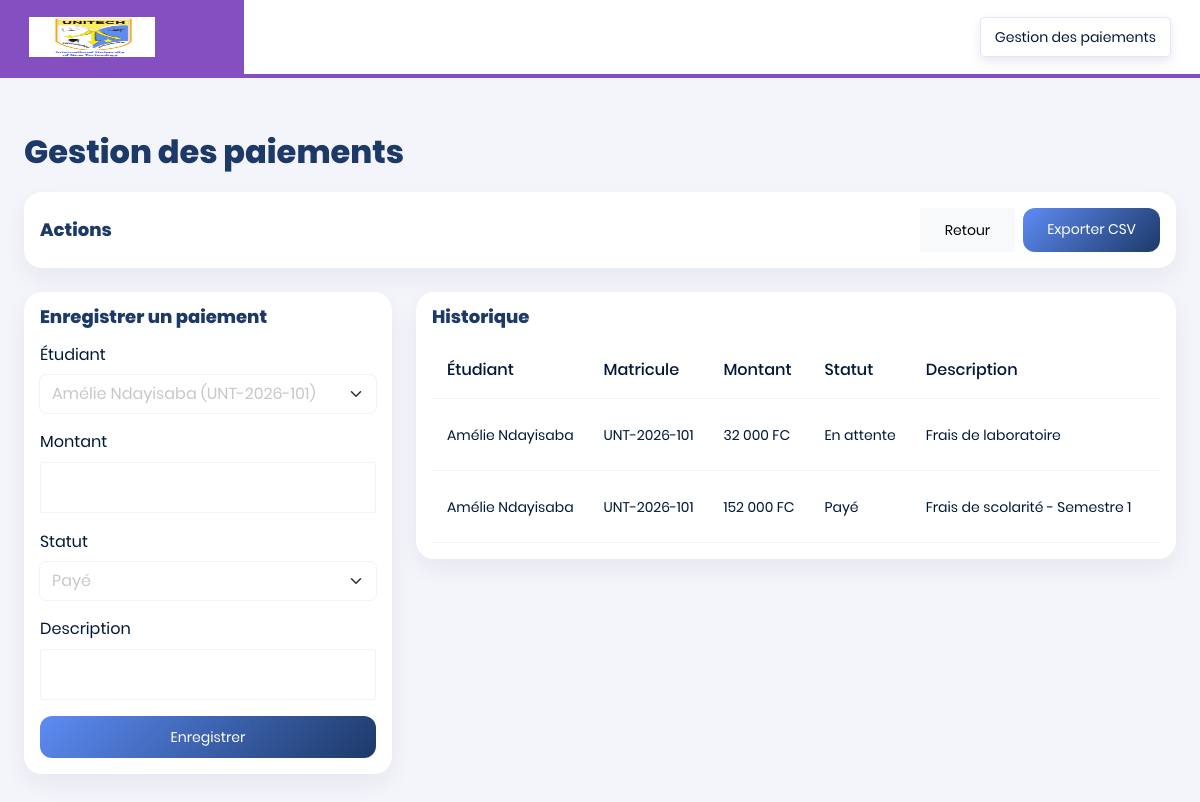
The app's page /payments.php (signed in) with its own data.
### tables this page shows
CREATE TABLE payments (
            id INTEGER PRIMARY KEY AUTOINCREMENT,
            user_id INTEGER NOT NULL,
            amount REAL NOT NULL,
            status TEXT NOT NULL,
            description TEXT NOT NULL,
            created_at TEXT NOT NULL DEFAULT CURRENT_TIMESTAMP,
            FOREIGN KEY(user_id) REFERENCES users(id)
        );

CREATE TABLE users (
            id INTEGER PRIMARY KEY AUTOINCREMENT,
            name TEXT NOT NULL,
            email TEXT NOT NULL UNIQUE,
            password_hash TEXT NOT NULL,
            profile TEXT NOT NULL,
            matricule TEXT NOT NULL UNIQUE,
            created_at TEXT NOT NULL DEFAULT CURRENT_TIMESTAMP
        );

### payments.php (the view, shortened to what this page needs)
<?php
$pdo = getDbConnection();
$editPayment = null;
$students = $pdo->query("SELECT id, name, matricule FROM users WHERE profile = 'student' ORDER BY id DESC")->fetchAll();
$payments = $pdo->query('SELECT p.id, u.name, u.matricule, p.amount, p.status, p.description, p.created_at FROM payments p JOIN users u ON u.id = p.user_id ORDER BY p.id DESC')->fetchAll();
?>
<!DOCTYPE html>
<html lang="fr">
<head>
  <link rel="stylesheet" href="assets/vendors/typicons/typicons.css">
  <link rel="stylesheet" href="assets/vendors/css/vendor.bundle.base.css">
  <link rel="stylesheet" href="assets/css/style.css">
</head>
<body>
  <div class="container-scroller">
    <nav class="navbar col-lg-12 col-12 p-0 fixed-top d-flex flex-row">
      <div class="navbar-brand-wrapper d-flex justify-content-center">
        <div class="navbar-brand-inner-wrapper d-flex justify-content-between align-items-center w-100">
          <a class="navbar-brand brand-logo" href="/index.php"><img src="assets/images/logo.jpg" alt="logo" /></a>
        </div>
      </div>
      <div class="navbar-menu-wrapper d-flex align-items-center justify-content-end">
        <ul class="navbar-nav navbar-nav-right">
          <li class="nav-item nav-date dropdown"><a class="nav-link d-flex justify-content-center align-items-center" href="javascript:;"><h6 class="date mb-0">Gestion des paiements</h6></a></li>
        </ul>
      </div>
    </nav>
    <div class="page-body-wrapper">
      <div class="main-panel w-100">
        <div class="content-wrapper">
          <div class="page-title">Gestion des paiements</div>
          <div class="row g-4 mb-4">
            <div class="col-12">
              <div class="card p-3">
                <div class="d-flex justify-content-between align-items-center flex-wrap gap-2">
                  <h4 class="mb-0" style="font-weight:800; color: var(--unitech-blue-dark);">Actions</h4>
                  <div class="d-flex gap-2 flex-wrap">
                    <a href="/admin-dashboard.php" class="btn btn-light">Retour</a>
                    <a href="?export=1" class="btn btn-primary">Exporter CSV</a>
                  </div>
                </div>
              </div>
            </div>
          </div>
          <div class="row g-4">
            <div class="col-xl-4">
              <div class="card p-3">
                <h4 class="mb-3" style="font-weight:800; color: var(--unitech-blue-dark);">
                  <?= $editPayment ? 'Modifier un paiement' : 'Enregistrer un paiement' ?>
                </h4>
                <form method="post">
                  <div class="mb-3">
                    <label class="form-label">Étudiant</label>
                    <select name="user_id" class="form-select" required>
                      <?php foreach ($students as $student): ?>
                        <option value="<?= (int) $student['id'] ?>" <?= (($editPayment['user_id'] ?? '') == $student['id']) ? 'selected' : '' ?>><?= htmlspecialchars($student['name']) ?> (<?= htmlspecialchars($student['matricule']) ?>)</option>
                      <?php endforeach; ?>
                    </select>
                  </div>
                  <div class="mb-3">
                    <label class="form-label">Montant</label>
                    <input type="number" name="amount" class="form-control" min="0" step="100" value="<?= htmlspecialchars((string) ($editPayment['amount'] ?? '')) ?>" required>
                  </div>
                  <div class="mb-3">
                    <label class="form-label">Statut</label>
                    <select name="status" class="form-select" required>
                      <?php $selectedStatus = $editPayment['status'] ?? 'Payé'; ?>
                      <option value="Payé" <?= $selectedStatus === 'Payé' ? 'selected' : '' ?>>Payé</option>
                    </select>
                  </div>
                  <div class="mb-3">
                    <label class="form-label">Description</label>
                    <input type="text" name="description" class="form-control" value="<?= htmlspecialchars($editPayment['description'] ?? '') ?>" required>
                  </div>
                  <button type="submit" class="btn btn-primary w-100"><?= $editPayment ? 'Enregistrer les modifications' : 'Enregistrer' ?></button>
                </form>
              </div>
            </div>
            <div class="col-xl-8">
              <div class="card p-3">
                <h4 class="mb-3" style="font-weight:800; color: var(--unitech-blue-dark);">Historique</h4>
                <div class="table-responsive">
                  <table class="table align-middle mb-0">
                    <thead>
                      <tr><th>Étudiant</th><th>Matricule</th><th>Montant</th><th>Statut</th><th>Description</th><th>Date</th><th>Actions</th></tr>
                    </thead>
                    <tbody>
                      <?php foreach ($payments as $payment): ?>
                        <tr>
                          <td><?= htmlspecialchars($payment['name']) ?></td>
                          <td><?= htmlspecialchars($payment['matricule']) ?></td>
                          <td><?= number_format((float) $payment['amount'], 0, ',', ' ') ?> FC</td>
                          <td><?= htmlspecialchars($payment['status']) ?></td>
                          <td><?= htmlspecialchars($payment['description']) ?></td>
                          <td><?= htmlspecialchars($payment['created_at']) ?></td>
                        </tr>
                      <?php endforeach; ?>
                    </tbody>
                  </table>
                </div>
              </div>
            </div>
          </div>
        </div>
      </div>
    </div>
  </div>
</body>
</html>

### payments.php (style rules this page uses)
:root { --unitech-blue: #5d8cf4; --unitech-blue-dark: #1d3968; --unitech-yellow: #f4dc61; --unitech-navy: #112a50; --unitech-bg: #f4f7ff; --unitech-card:#fff; --unitech-text:#1d2b3a; --unitech-muted:#66758c; }
body { background: var(--unitech-bg); color: var(--unitech-text); font-family: "Poppins", sans-serif; }
.page-body-wrapper { padding-top: 72px; }
.content-wrapper { padding: 1.5rem; }
.page-title { font-size: 2rem; font-weight: 800; color: var(--unitech-blue-dark); margin-bottom: 1rem; }
.card { border:none; border-radius:18px; box-shadow:0 10px 24px rgba(17,42,80,0.06); }
.btn-primary { background: linear-gradient(135deg, var(--unitech-blue), var(--unitech-blue-dark)); border:none; border-radius:12px; }

### records on screen
payments: user.name "Amélie Ndayisaba", user.matricule "UNT-2026-101", amount "32 000", status "En attente", description "Frais de laboratoire"
payments: user.name "Amélie Ndayisaba", user.matricule "UNT-2026-101", amount "152 000", status "Payé", description "Frais de scolarité - Semestre 1"

### other values on screen
form field user_id "Amélie Ndayisaba (UNT-2026-101)"
